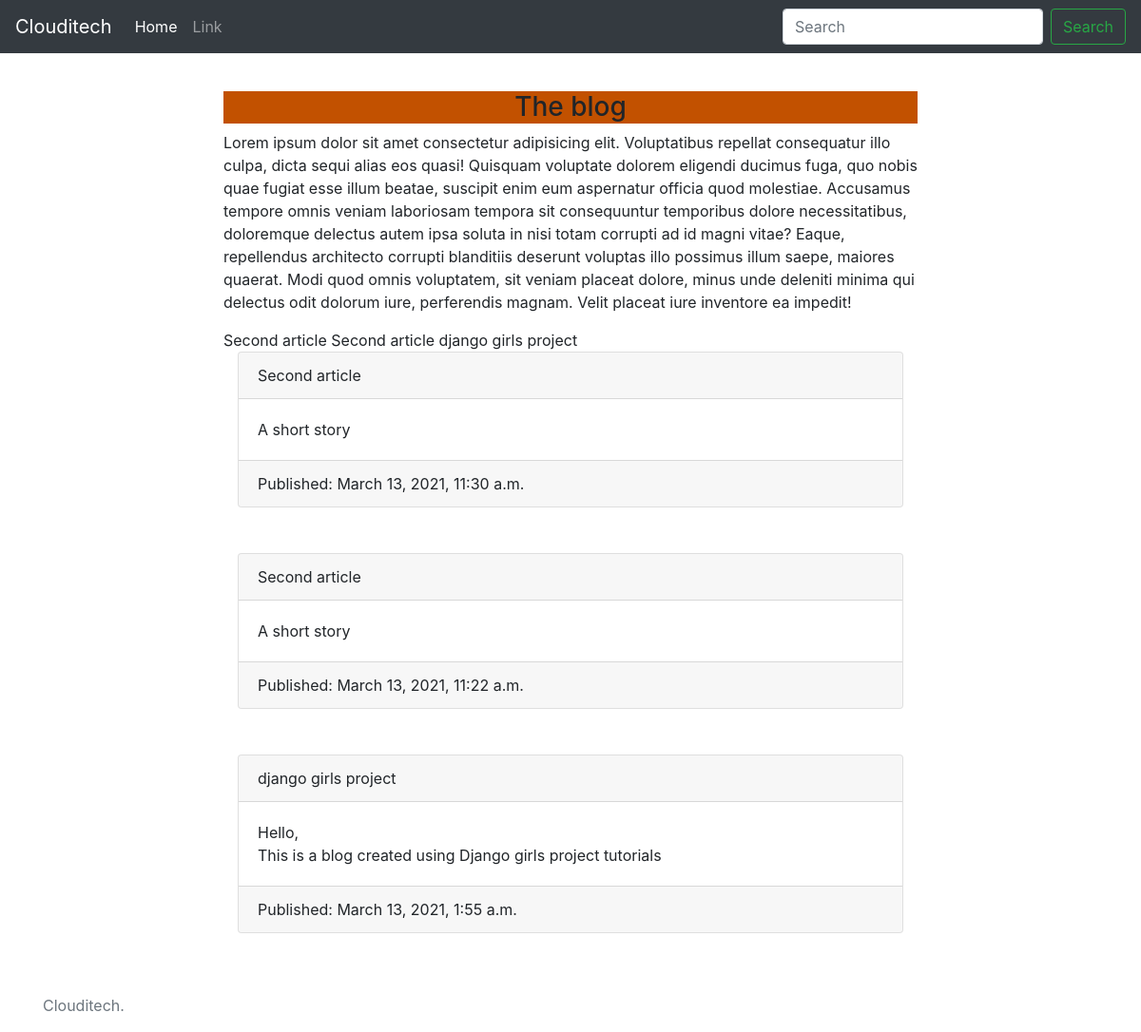
Before: / with the older database file.
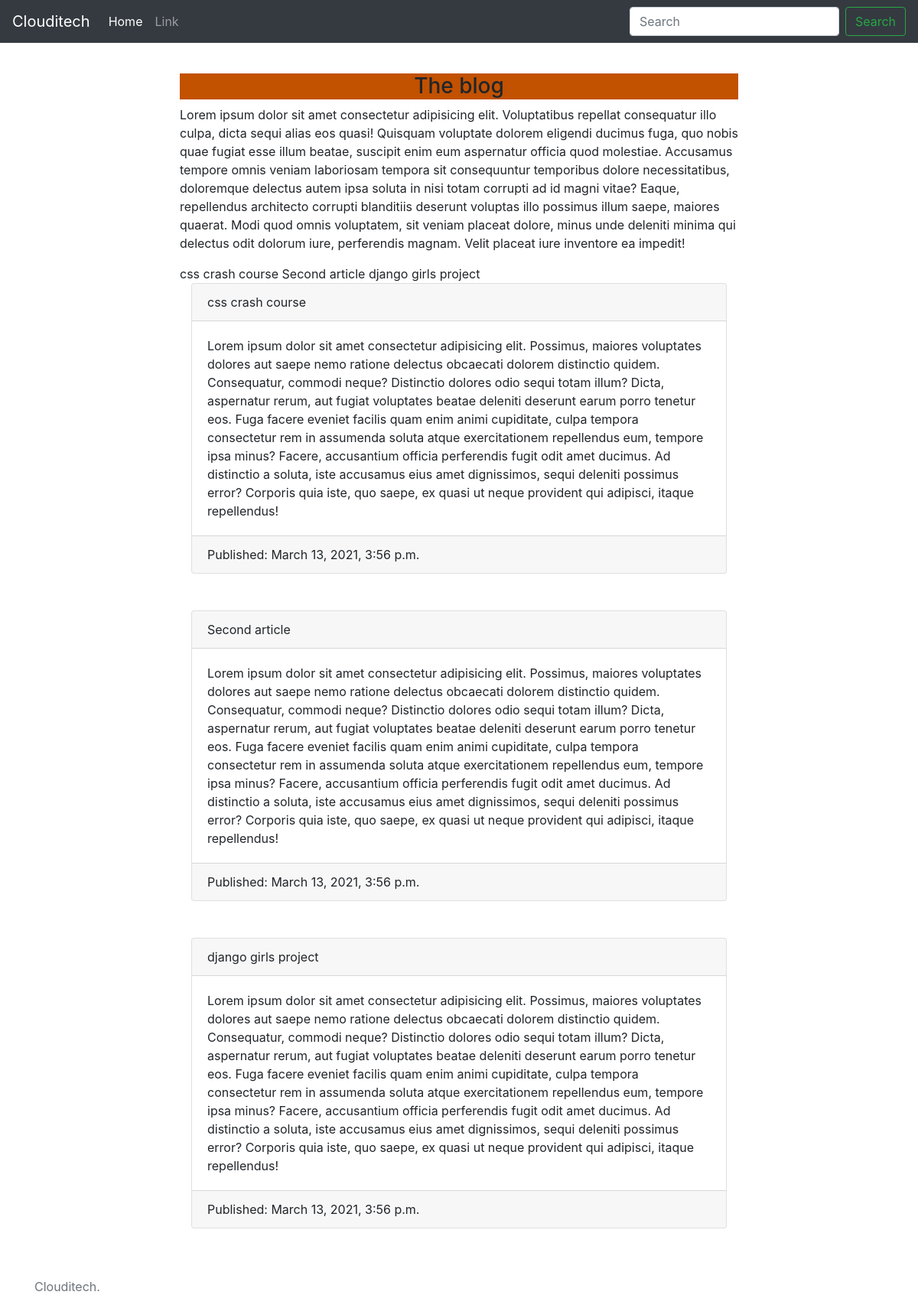
After: the same page with the newer database file.
### blog/models.py (models this page shows, shortened)
class Post(models.Model):
    author = models.ForeignKey(settings.AUTH_USER_MODEL, on_delete=models.CASCADE)
    title = models.CharField(max_length=200)
    text = models.TextField()
    created_date = models.DateTimeField(default=timezone.now)
    published_date = models.DateTimeField()
    def __str__(self):
        return self.title

### blog/views.py (the view)
# urls.py: path('', views.index, name='index'),
def index(request):
    post = Post.objects.filter(published_date__lte=timezone.now()).order_by('-published_date')
    return render(request, 'blog/index.html', {'post': post})

### blog/templates/blog/index.html
{% extends 'blog/base.html' %}
{% block content %}
    <h1>Django Girls</h1>
    <article>
        <div class="container mt-5">
            <div class="row">
                <div class="col-md-8 mx-auto">
                    <h3>The blog</h3>
                    <p>Lorem ipsum dolor sit amet consectetur adipisicing elit. Voluptatibus repellat consequatur illo culpa, dicta sequi alias eos quasi! Quisquam voluptate dolorem eligendi ducimus fuga, quo nobis quae fugiat esse illum beatae, suscipit enim eum aspernatur officia quod molestiae. Accusamus tempore omnis veniam laboriosam tempora sit consequuntur temporibus dolore necessitatibus, doloremque delectus autem ipsa soluta in nisi totam corrupti ad id magni vitae? Eaque, repellendus architecto corrupti blanditiis deserunt voluptas illo possimus illum saepe, maiores quaerat. Modi quod omnis voluptatem, sit veniam placeat dolore, minus unde deleniti minima qui delectus odit dolorum iure, perferendis magnam. Velit placeat iure inventore ea impedit!</p>
                    {% for item in post %}
                        {{ item }}
                    {% endfor %}
                    <div class="container">
                        {% for item in post %}
                            <div class="card">
                                <div class="card-header">{{ item.title }}</div>
                                <div class="card-body">{{ item.text|linebreaksbr }}</div>
                                <div class="card-footer">Published: {{ item.published_date }}</div>
                            </div><br><br>
                        {% endfor %}
                    </div>
                </div>
            </div>
        </div>
    </article>
{% endblock %}

### blog/templates/blog/base.html (shortened to what this page needs)
 {% load static %}
<!DOCTYPE html>
<html lang="en">
<head>
    <link rel="stylesheet" href="https://stackpath.bootstrapcdn.com/bootstrap/4.3.1/css/bootstrap.min.css">
    <link rel="stylesheet" href="{% static 'blog/css/blog.css' %}">
</head>
<body>
    {% include 'blog/navbar.html' %}
    {% block content %}
    {% endblock %}
    {% include 'blog/footer.html' %}
</body>
</html>

### blog/templates/blog/navbar.html (shortened to what this page needs)
{% block content %}
<nav class="navbar navbar-expand-md navbar-dark fixed-top bg-dark">
    <a class="navbar-brand" href="#">Clouditech</a>
    <div class="collapse navbar-collapse" id="navbarCollapse">
      <ul class="navbar-nav mr-auto">
        <li class="nav-item active">
          <a class="nav-link" href="#">Home <span class="sr-only">(current)</span></a>
        </li>
        <li class="nav-item">
          <a class="nav-link" href="#">Link</a>
        </li>
      </ul>
      <form class="form-inline mt-2 mt-md-0">
        <input class="form-control mr-sm-2" type="text" placeholder="Search" aria-label="Search">
        <button class="btn btn-outline-success my-2 my-sm-0" type="submit">Search</button>
      </form>
    </div>
  </nav>
  {% endblock %}

### blog/templates/blog/footer.html
{% block content %}
<footer class="footer mt-auto py-3">
    <div class="container">
      <span class="text-muted">Clouditech.</span>
    </div>
  </footer>
{% endblock %}

### blog/static/blog/css/blog.css (style rules this page uses)
h3 { background-color: #C25100; justify-content: center; display: flex; }

Changed rows visible on the page:
removed Post: title "Second article", text "A short story", published_date "March 13, 2021, 11:30 a.m."
added Post: title "css crash course", text "Lorem ipsum dolor sit amet consectetur adipisicing elit. Possimus, maiores voluptates dolores aut saepe nemo ratione delectus obcaecati dolorem distinctio quidem. Consequatur, commodi neque? Distinctio dolores odio sequi totam illum? Dicta, aspernatur rerum, aut fugiat voluptates beatae deleniti deserunt earum porro tenetur eos. Fuga facere eveniet facilis quam enim animi cupiditate, culpa tempora consectetur rem in assumenda soluta atque exercitationem repellendus eum, tempore ipsa minus? Facere, accusantium officia perferendis fugit odit amet ducimus. Ad distinctio a soluta, iste accusamus eius amet dignissimos, sequi deleniti possimus error? Corporis quia iste, quo saepe, ex quasi ut…", published_date "March 13, 2021, 3:56 p.m."
changed Post "Second article": text "A short story" → "Lorem ipsum dolor sit amet consectetur adipisicing elit. Possimus, maiores voluptates dolores aut saepe nemo ratione delectus obcaecati dolorem distinctio quidem. Consequatur, commodi neque? Distinctio dolores odio sequi totam illum? Dicta, aspernatur rerum, aut fugiat voluptates beatae deleniti deserunt earum porro tenetur eos. Fuga facere eveniet facilis quam enim animi cupiditate, culpa tempora consectetur rem in assumenda soluta atque exercitationem repellendus eum, tempore ipsa minus? Facere, accusantium officia perferendis fugit odit amet ducimus. Ad distinctio a soluta, iste accusamus eius amet dignissimos, sequi deleniti possimus error? Corporis quia iste, quo saepe, ex quasi ut…"; published_date "March 13, 2021, 11:22 a.m." → "March 13, 2021, 3:56 p.m."
changed Post "django girls project": text "Hello, This is a blog created using Django girls project tutorials" → "Lorem ipsum dolor sit amet consectetur adipisicing elit. Possimus, maiores voluptates dolores aut saepe nemo ratione delectus obcaecati dolorem distinctio quidem. Consequatur, commodi neque? Distinctio dolores odio sequi totam illum? Dicta, aspernatur rerum, aut fugiat voluptates beatae deleniti deserunt earum porro tenetur eos. Fuga facere eveniet facilis quam enim animi cupiditate, culpa tempora consectetur rem in assumenda soluta atque exercitationem repellendus eum, tempore ipsa minus? Facere, accusantium officia perferendis fugit odit amet ducimus. Ad distinctio a soluta, iste accusamus eius amet dignissimos, sequi deleniti possimus error? Corporis quia iste, quo saepe, ex quasi ut…"; published_date "March 13, 2021, 1:55 a.m." → "March 13, 2021, 3:56 p.m."
